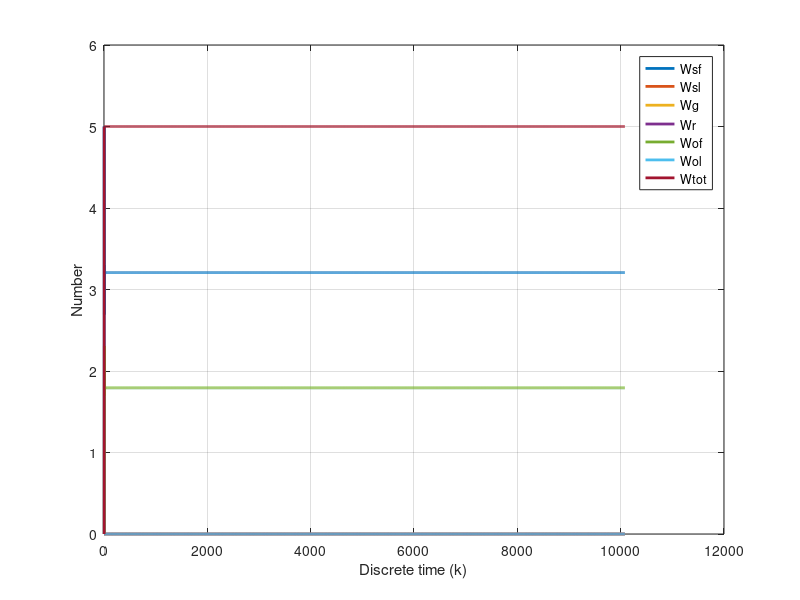
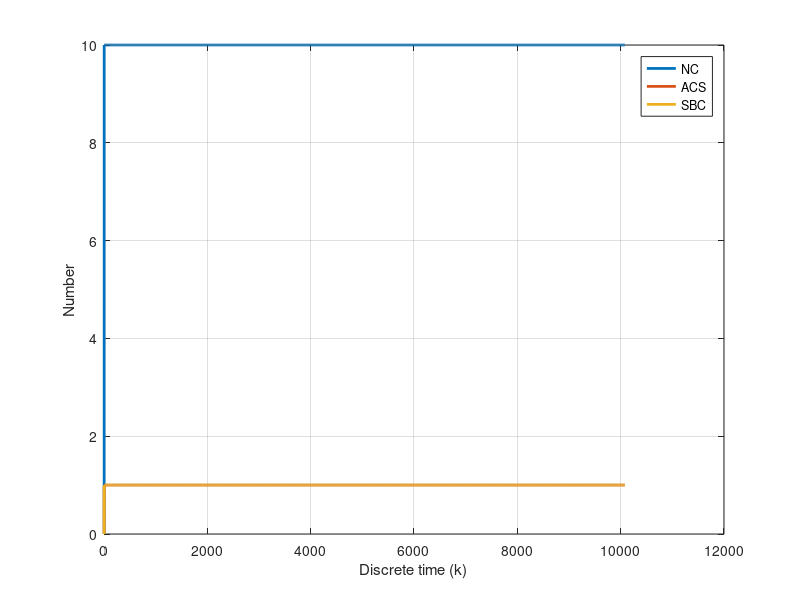

The MATLAB source for these figures, in order:
%% Usual cleaning
clc
close all
clear all

% Initialize parameters
Nr = 5; % Total number of robots
Ns = 10; % Total number of seeds
Wsf0 = Nr; % Number of robots in search-free state
Wsl0 = 0; % Number of robots in search-loaded state
Wr0 = 0; % Number of robots in releasing state
Wg0 = 0; % Number of robots in gripping state
Wof0 = 0; % Number of robots in obstacle avoidance-free state
Wol0 = 0; % Number of robots in obstacle avoidance-floaded state
k_sim = 10080; % Total simulation time
vr = 0.08; %average robot speed, m/s
rs = 0.1; %detection radius of the distance sensor
ds = 2*rs; %detection distance of the sensor
da = 1; % edge of the arena
Aa = da^2; % Area of the arena, m^2
Ts = 1; % Sample time, s
Trg = 2; % Releasing and gripping delay, s
Toa = 3; % Obstacle avoidance delay, s
alpha_inc =@(n) (n>=2)*60 + (n==1)*180; % Construction angle
alpha_dec =@(n) (n>=2)*60 + (n==1)*180; % Destruction angle
Td_max = max(Trg,Toa)+1; % Simulation start
p_thr_sbc = 0.1; % Probability threshold for size of the biggest cluster
dr=0.07;
seed_diameter=0.037;
% Allocate variables
Wsf = zeros(k_sim,1);
Wsl = zeros(k_sim,1);
Wr = zeros(k_sim,1);
Wg = zeros(k_sim,1);
Wof = zeros(k_sim,1);
Wol = zeros(k_sim,1);
Ncn = zeros(k_sim,Ns+1,1); % Number of clusters of size n (max Ns)
NC = zeros(k_sim,1); % Number of clusters 
ACS = zeros(k_sim,1); % Average size of the clusters
SBC = zeros(k_sim,1); % Size of the biggest cluster
SC = zeros(k_sim,1); % Sanity check
p_dec =@(k,n) Ts*(alpha_dec(n)/180).*(Ncn(k,n)*vr*ds/Aa) ;
p_inc =@(k,n) Ts*(alpha_inc(n)/180).*(Ncn(k,n)*vr*ds/Aa) ;

p_3 = (vr*Ts/(da-2*rs)) + (Nr-1)*(2*rs+dr)*vr/Aa;
p_4 = p_3 + Ns*(2*rs+seed_diameter)*vr/Aa;

% Initialize variables
Wsf(Td_max) = Wsf0;
Wsl(Td_max) = Wsl0;
Wr(Td_max) = Wr0;
Wg(Td_max) = Wg0;
Wol(Td_max) = Wol0;
Wof(Td_max) = Wof0;
Ncn(1:Td_max,1) = Ns;
NC(Td_max) = 0;
ACS(Td_max) = 0;
SBC(Td_max) = 0;

% Perform the simulation
for k = Td_max:k_sim
    
    Ncn(k+1,1) = Ncn(k,1) + Wsf(k-Trg)*(p_dec(k-Trg,1+1)*Ncn(k-Trg,1+1) - p_dec(k-Trg,1)*Ncn(k-Trg,1)) + ...
               Wsl(k-Trg)*(0.0 - p_inc(k-Trg,1)*Ncn(k-Trg,1)); 
    for n=2:Ns-1 
           Ncn(k+1,n) = Ncn(k,n) + Wsf(k-Trg)*(p_dec(k-Trg,n+1)*Ncn(k-Trg,n+1) - p_dec(k-Trg,n)*Ncn(k-Trg,n)) + ...
               Wsl(k-Trg)*(p_inc(k-Trg,n-1)*Ncn(k-Trg,n-1) - p_inc(k-Trg,n)*Ncn(k-Trg,n));                 
    end
    
    p_1 =@(k) dot(p_dec(k,(1:Ns)),Ncn(k,1:Ns,1));
    p_2 =@(k) dot(p_inc(k,(1:Ns)),Ncn(k,1:Ns,1));
    
    %--
    Wof(k+1) = Wof(k) + p_3*Wsf(k)    - p_3*Wsf(k-Toa)*(k-Toa>0);
    Wol(k+1) = Wol(k) + p_4*Wsl(k)    - p_4*Wsl(k-Toa)*(k-Toa>0);
    Wr(k+1)  = Wr(k)  + p_2(k)*Wsl(k) - p_2(k-Trg)*Wsl(k-Trg)*(k-Trg>0);
    Wg(k+1)  = Wg(k)  + p_1(k)*Wsf(k) - p_1(k-Trg)*Wsf(k-Trg)*(k-Trg>0);
    Wsl(k+1) = Wsl(k)*(1-p_2(k)-p_4) + p_1(k-Trg)*Wsf(k-Trg)*(k-Trg>0)+ p_4*Wsl(k-Toa)*(k-Toa>0);
    Wsf(k+1) = Wsf(k)*(1-p_1(k)-p_3) + p_2(k-Trg)*Wsl(k-Trg)*(k-Trg>0) + p_3*Wsf(k-Toa)*(k-Toa>0);
    
    disp('-------'); disp(k);
    [Wof(k), Wol(k), Wr(k), Wg(k),Wsl(k),Wsf(k)]
    [Wof(k+1), Wol(k+1), Wr(k+1), Wg(k+1),Wsl(k+1),Wsf(k+1)]
    
    %--
    NC(k)  = sum(Ncn(k,:));
    ACS(k) = dot(Ncn(k,:),(1:Ns+1))/NC(k);
    [a,b] = max(Ncn(k,:).*(Ncn(k,:)>p_thr_sbc));
    SBC(k) = b;
    
                    
end

%% Plot number of robots in each state
figure
plot(Wsf,'LineWidth',2)
hold on
grid on
plot(Wsl,'LineWidth',2)
hold on
plot(Wg,'LineWidth',2)
hold on
plot(Wr,'LineWidth',2)
hold on
plot(Wof,'LineWidth',2)
hold on
plot(Wol,'LineWidth',2)
hold on
plot(Wsf + Wsl + Wg + Wr + Wof + Wol, 'LineWidth',2);
legend('Wsf','Wsl','Wg','Wr','Wof','Wol','Wtot');
xlabel('Discrete time (k)');
ylabel('Number');

% Plot metrics
figure
plot(NC,'LineWidth',2)
hold on
grid on
plot(ACS,'LineWidth',2)
hold on
plot(SBC,'LineWidth',2)
legend('NC','ACS','SBC');
xlabel('Discrete time (k)');
ylabel('Number');
